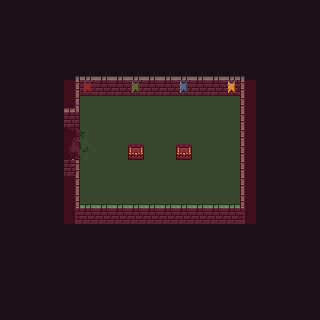

A level layout from a 2D game, rendered from its tile map. Below: a short description, then the map file with tile-grid data replaced by summaries:
An orthogonal 20x20 tile map with 16x16 px tiles, 7 tile layers (bg, floor, treasure, fg, ...), 3 tilesets and 4 objects (w).

<map version="1.5" tiledversion="1.7.0" orientation="orthogonal" renderorder="right-down" width="20" height="20" tilewidth="16" tileheight="16" infinite="0" nextlayerid="11" nextobjectid="5">
 <tileset firstgid="1" source="0x72_16x16DungeonTileset_walls.v1.tsx" />
 <tileset firstgid="257" source="0x72_16x16DungeonTileset.v4.tsx" />
 <tileset firstgid="513" source="NavigationTileSet.tsx" />
 <layer id="1" name="bg" width="20" height="20">
  <data>[400 cells, 400 non-empty, 1 distinct tile ids]</data>
 </layer>
 <layer id="2" name="floor" width="20" height="20">
  <data>[400 cells, 82 non-empty, 1 distinct tile ids]</data>
 </layer>
 <layer id="6" name="treasure" width="20" height="20">
  <data>[400 cells, 2 non-empty, 1 distinct tile ids]</data>
 </layer>
 <layer id="4" name="fg" width="20" height="20">
  <data>[400 cells, 59 non-empty, 16 distinct tile ids]</data>
 </layer>
 <layer id="3" name="props" width="20" height="20">
  <data>[400 cells, 4 non-empty, 4 distinct tile ids]</data>
 </layer>
 <layer id="5" name="exits" width="20" height="20">
  <data>[400 cells, 4 non-empty, 4 distinct tile ids]</data>
 </layer>
 <objectgroup id="8" name="Collisions">
  <object id="1" x="64" y="120">
   <polygon points="0,0 16,0 16,-32 176,-32 176,84 16,84 16,36 0,36" />
  </object>
  <object id="3" x="128" y="152">
   <polygon points="0,0 16,0 16,-8 0,-8" />
  </object>
  <object id="4" x="176" y="152">
   <polygon points="0,0 16,0 16,-8 0,-8" />
  </object>
 </objectgroup>
 <objectgroup id="9" name="Void" />
 <objectgroup id="10" name="Gates">
  <object id="2" name="w" x="64" y="128">
   <polygon points="0,0 16,0 16,28 0,28" />
  </object>
 </objectgroup>
 <layer id="7" name="navigation" width="20" height="20" opacity="0.15">
  <data>[400 cells, 108 non-empty, 2 distinct tile ids]</data>
 </layer>
</map>
